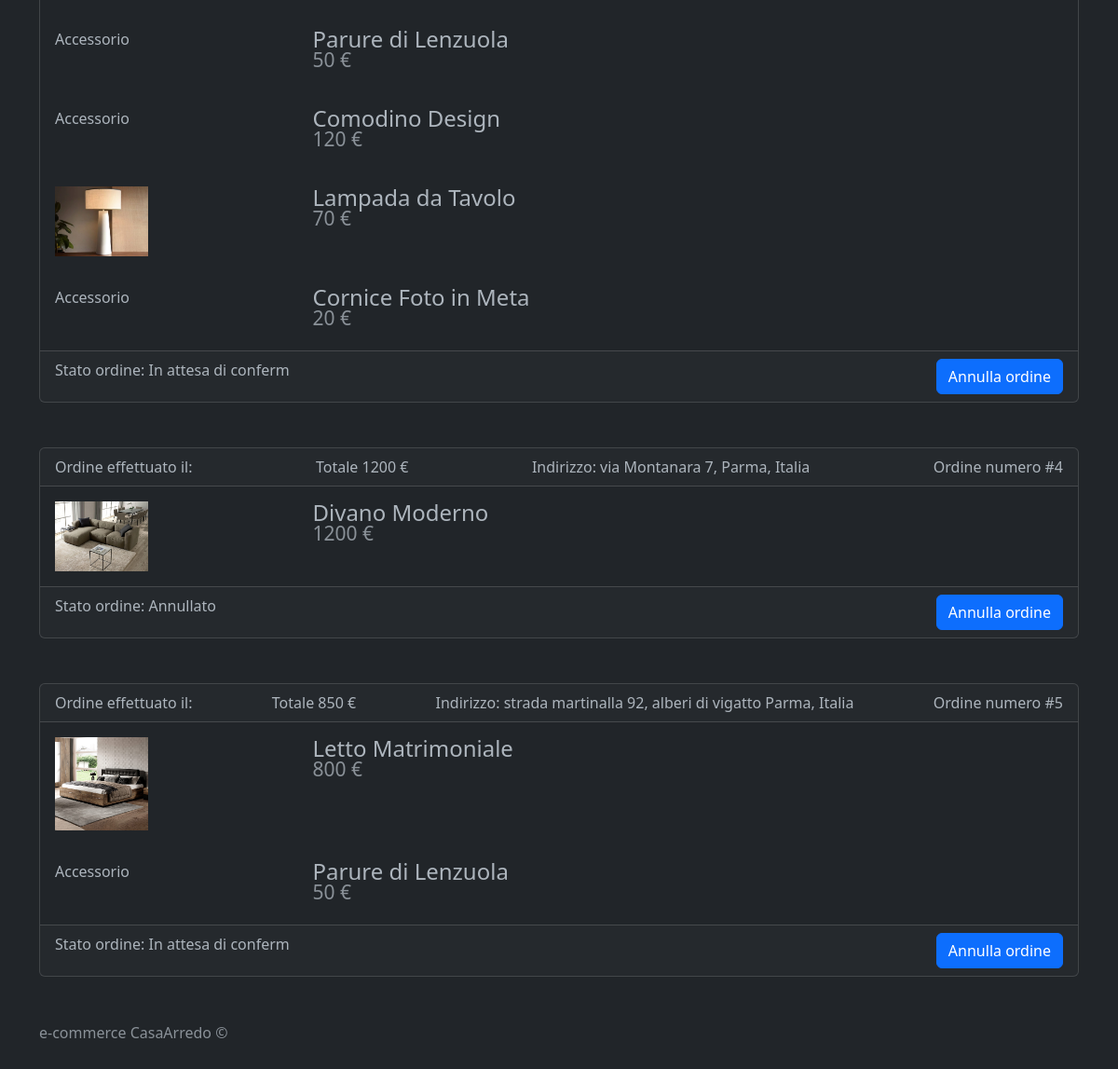
The app's page /src/view/visualizzaOrdini.php (signed in, lower part), older data.
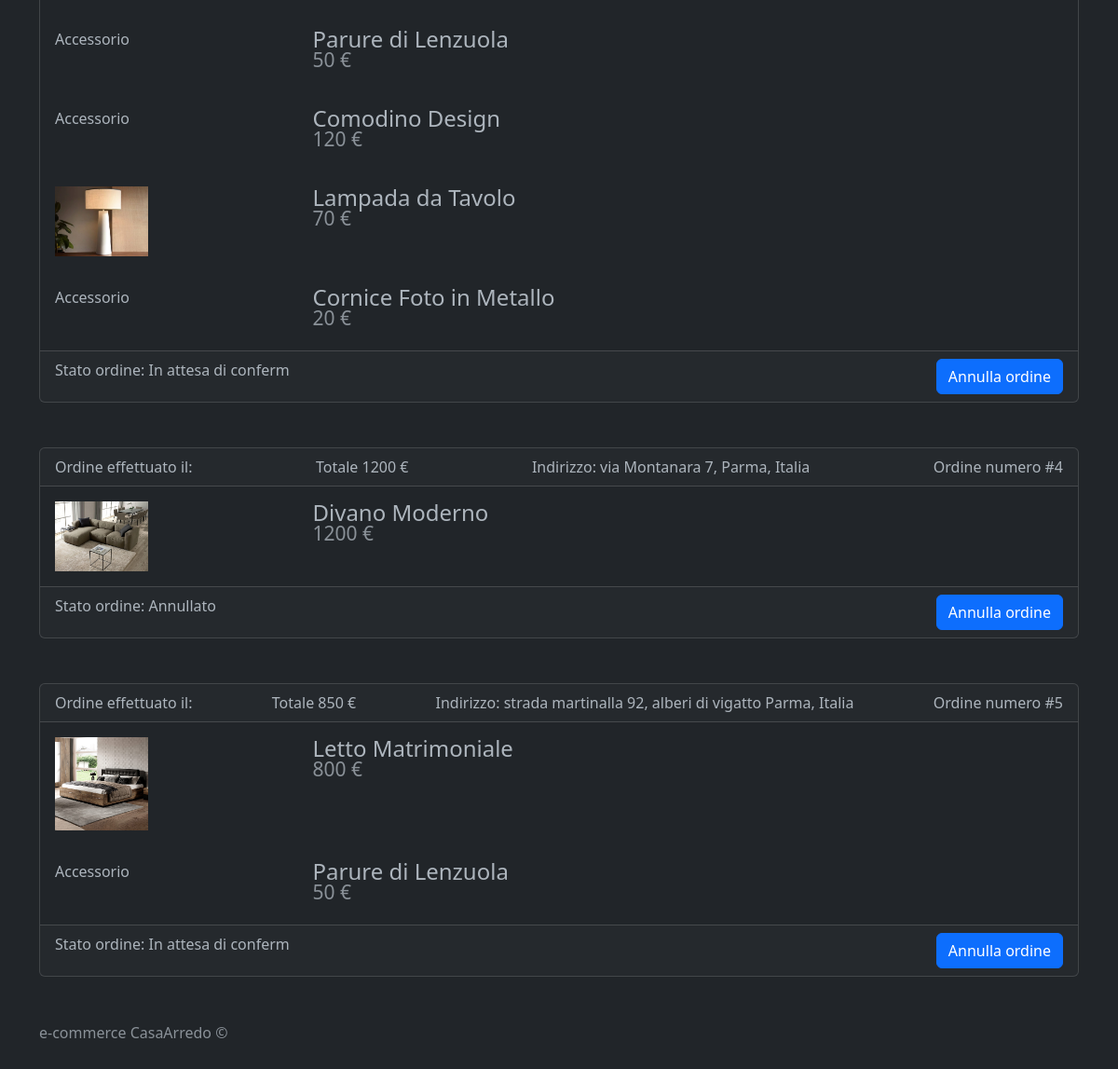
The same page, newer data.
### tables this page shows
CREATE TABLE if NOT EXISTS prodotti(
	id INT AUTO_INCREMENT PRIMARY KEY,
	nome VARCHAR(30) NOT NULL,
	descrizione VARCHAR(250),
	prezzo DOUBLE NOT NULL,
	id_categoria INT,
	id_prodotto INT,
	FOREIGN KEY (id_categoria) REFERENCES categoria(id),
	FOREIGN KEY (id_prodotto) REFERENCES prodotti(id)
);

### src/model/letturaDB/letturaDB.php (called while the page is built, shortened)
<?php
include $_SERVER["DOCUMENT_ROOT"] . '/PHP/e-commerce_mobili/src/model/connessione.php';
include $_SERVER["DOCUMENT_ROOT"] . '/PHP/e-commerce_mobili/src/model/collections/classeProdottoCollection.php';
include $_SERVER["DOCUMENT_ROOT"] . '/PHP/e-commerce_mobili/src/model/collections/classeOrdiniCollection.php';
$conn = new mysqli($hostname, $username, $password, $dbname);
function getImmagini_prodotti()
{
    global $conn;
    $immagini_prodotto = new Immagine_ProdottoCollection();
    $query = "SELECT * FROM immagini_prodotti";
    $risultato = $conn->query($query);
    if ($risultato->num_rows > 0) {
        while ($imm = $risultato->fetch_assoc()) {
            $immagini_prodotto->aggiungiImmagine(new Immagine_Prodotto($imm["id"], $imm["path_immagine"], $imm["id_prodotti"]));
        }
    }
    return $immagini_prodotto;
}
function getOrdini($id_utente)
{
    global $conn;
    $ordini = new OrdineCollection();
    $query = "SELECT * FROM ordine";
    if ($id_utente != null) {
        $query = "SELECT * FROM ordine WHERE id_utente = $id_utente";
    }
    $risultato = $conn->query($query);
    if ($risultato->num_rows > 0) {
        while ($ord = $risultato->fetch_assoc()) {
            $ordini->aggiungiOrdine(new Ordine($ord["id"], $ord["id_utente"], $ord["id_status"], $ord["costo_consegna"], $ord["data_ordine"], $ord["id_indirizzo"]));
        }
    }
    return $ordini;
}
function getStatusOrdine($id_ordine){
    global $conn;
    $query = "SELECT status_ordine.status_ordine AS stato
                FROM status_ordine
                INNER JOIN ordine ON status_ordine.id = ordine.id_status WHERE ordine.id = $id_ordine;";
    $risultato = $conn->query($query);
    if ($risultato->num_rows > 0) {
        return $risultato->fetch_assoc()["stato"];
    }
}
function getProdottiOrdine($id_ordine){
    global $conn;
    $prodotti = new ProdottoCollection();
    $query = "SELECT prodotti.id, nome, descrizione, prezzo, id_categoria, prodotti.id_prodotto FROM prodotti
                INNER JOIN dettaglio_ordine ON prodotti.id = dettaglio_ordine.id_prodotto
                INNER JOIN ordine ON dettaglio_ordine.id_ordine = ordine.id
                WHERE ordine.id = $id_ordine";
    $risultato = $conn->query($query);
    if ($risultato->num_rows > 0) {
        while ($prod = $risultato->fetch_assoc()) {
            $prodotti->aggiungiProdotto(new Prodotti($prod["id"], $prod["nome"], $prod["descrizione"], $prod["prezzo"], $prod["id_categoria"], $prod["id_prodotto"]));
        }
    }
    return $prodotti->getProdotti();
}
?>

### src/controller/letturaDati.php (called while the page is built, shortened)
<?php
    include $_SERVER["DOCUMENT_ROOT"] . "/PHP/e-commerce_mobili/src/model/letturaDB/letturaDB.php";
    function selezionaImmaginiProdotti(){
        return getImmagini_prodotti()->getImmagini();
    }
    function selezionaOrdini($id){
        return getOrdini($id)->getOrdini();
    }
    function selezionaStatusOrdine($id_ordine){
        return getStatusOrdine($id_ordine);
    }
    function selezionaProdottiOrdine($id_ordine){
        return getProdottiOrdine($id_ordine);
    }
?>

### src/model/collections/classeOrdiniCollection.php (called while the page is built, shortened)
<?php
    class OrdineCollection {
        private $ordini = [];
        public function aggiungiOrdine(Ordine $ordine) {
            $this->ordini[] = $ordine;
        }
        public function getOrdini() {
            return $this->ordini;
        }
    }
?>

### src/model/collections/classeProdottoCollection.php (called while the page is built, shortened)
<?php
    include $_SERVER["DOCUMENT_ROOT"] . '/PHP/e-commerce_mobili/src/model/classi/classeProdotto.php';
    class ProdottoCollection {
        private $prodotti = [];
        public function aggiungiProdotto(Prodotti $prodotto) {
            $this->prodotti[] = $prodotto;
        }
        public function getProdotti() {
            return $this->prodotti;
        }
    }
    class Immagine_ProdottoCollection {
        private $immagini = [];
        public function aggiungiImmagine(Immagine_Prodotto $immagine) {
            $this->immagini[] = $immagine;
        }
        public function getImmagini() {
            return $this->immagini;
        }
    }
?>

### src/model/classi/classeProdotto.php (called while the page is built, shortened)
<?php
    class Prodotti {
        private $id;
        private $nome;
        private $prezzo;
        private $idProdotto;
        public function __construct($id, $nome, $descrizione, $prezzo, $idCategoria, $idProdotto) {
            $this->id = $id;
            $this->nome = $nome;
            $this->prezzo = $prezzo;
            $this->idProdotto = $idProdotto;
        }
        public function getId() {
            return $this->id;
        }
        public function getNome() {
            return $this->nome;
        }
        public function getPrezzo() {
            return $this->prezzo;
        }
        public function getIdProdotto() {
            return $this->idProdotto;
        }
    }
    class Immagine_Prodotto {
        public $path_immagine;
        public $id_prodotti;
        public function __construct($id, $path_immagine, $id_prodotti) {
            $this->path_immagine = $path_immagine;
            $this->id_prodotti = $id_prodotti;
        }
        public function getpath_immagine(){
            return $this->path_immagine;
        }
        public function getId_prodotti(){
            return $this->id_prodotti;
        }
    }
?>

### src/view/visualizzaOrdini.php (the view, shortened to what the changed rows need)
<?php
    include '../controller/letturaDati.php';
?>
<!DOCTYPE html>
<html lang="en" data-bs-theme="dark">
    <head>
        <link href="https://cdn.jsdelivr.net/npm/bootstrap@5.3.2/dist/css/bootstrap.min.css" rel="stylesheet">
        <link href="https://getbootstrap.com/docs/5.3/assets/css/docs.css" rel="stylesheet" />
        <link rel="stylesheet" href="https://cdnjs.cloudflare.com/ajax/libs/twitter-bootstrap/5.3.0/css/bootstrap.min.css">
        <link rel="stylesheet" href="https://cdn.datatables.net/1.13.7/css/dataTables.bootstrap5.min.css">
    </head>
    <body>
        <main>
            <form action="../controller/gestioneCarrello.php" method="post">
                <div class="container marketing">
                    <?php
                        $id_utente = $_SESSION["ID_UTENTE"];
                        $ordini = selezionaOrdini($id_utente);
                        for ($i=0; $i < count($ordini); $i++) {
                            $id_ordine = $ordini[$i]->getId();
                            $totale = selezionaTotaleOrdine($id_ordine);
                            $data = $ordini[$i]->getDataOrdine();
                            $indizzo = selezionaIndirizzoOrdine($id_ordine);
                            $via = $indizzo->getVia();
                            $citta = $indizzo->getCitta();
                            $stato = $indizzo->getStato();
                            echo "<div class='card mt-5'>
                                    <div class='card-header' style='display: flex; justify-content:space-between;'>
                                        <span>Ordine effettuato il: $data</span>
                                        <span>Totale $totale €</span>
                                        <span>Indirizzo: $via, $citta, $stato</span>
                                        <span>Ordine numero #$id_ordine</span>
                                    </div>";
                            $listaProdotti = selezionaProdottiOrdine($id_ordine);
                            $listaImmagini = selezionaImmaginiProdotti();
                            for ($j=0; $j < count($listaProdotti); $j++) {
                                $id_prodotto = $listaProdotti[$j]->getId();
                                $nome = $listaProdotti[$j]->getNome();
                                $prezzo = $listaProdotti[$j]->getPrezzo();
                                echo "<div class='card-body'>
                                        <div class='row featurette'>
                                            <div class='col-md-3'>";
                                            if($listaProdotti[$j]->getIdProdotto() == ""){
                                                for ($k=0; $k < count($listaImmagini); $k++) {
                                                    if($listaImmagini[$k]->getId_prodotti() == $id_prodotto){
                                                        $path = $listaImmagini[$k]->getpath_immagine();
                                                        echo "<img src='../immagini/prodotti/$path' width='100' class='featurette-image img-fluid mx-auto'>";
                                                    }
                                                }
                                            }else{
                                                echo "<span>Accessorio</span>";
                                            }
                                echo       "</div>
                                            <div class='col-md-9'>
                                                <h4 class='featurette-heading fw-normal lh-1'>
                                                    $nome
                                                    <small class='d-block text-body-secondary'>$prezzo €</small>
                                                </h4>
                                            </div>
                                        </div>
                                    </div>";
                            }
                            $status = selezionaStatusOrdine($id_ordine);
                            echo "<div class='card-footer' style='display: flex; justify-content:space-between;'>
                                    <span>Stato ordine: $status</span>
                                    <form action='../controller/gestioneOrdine.php' method='post'>
                                        <button type='submit' class='btn btn-primary' name='annulla' value='$id_ordine'>Annulla ordine</button>
                                    </form>
                                  </div>
                              </div>";
                        }
                    ?>
                </div>
            </form>
        </main>
    </body>
</html>

Row changes from the older to the newer data that the page shows:
changed prodotti: nome "Cornice Foto in Meta" → "Cornice Foto in Metallo"
